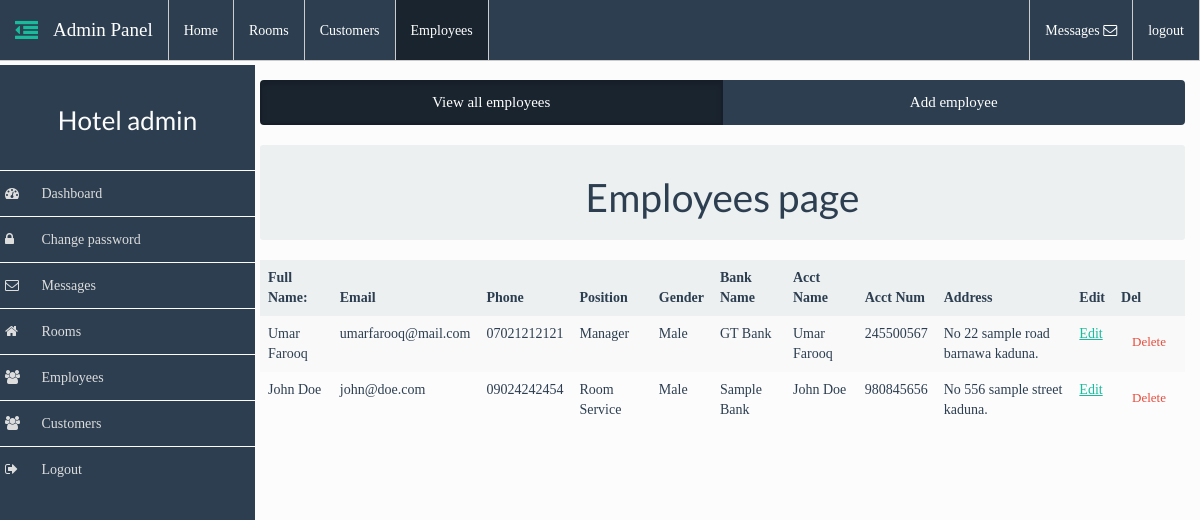
/admin/admin.php?action=employees (signed in), run on the app's committed database.
### tables this page shows
CREATE TABLE `employee` (
  `employee_id` int(11) NOT NULL,
  `fullname` varchar(150) NOT NULL,
  `email` varchar(50) NOT NULL,
  `phone` varchar(20) NOT NULL,
  `position` text NOT NULL,
  `gender` text NOT NULL,
  `bank_name` text NOT NULL,
  `account_name` text NOT NULL,
  `account_number` int(50) NOT NULL,
  `address` varchar(100) NOT NULL
);

### admin/includes/employees.php (the view, shortened to what this page needs)
<div class="row">
	<div class="col-md-12">
		<div class="btn-group btn-group-justified">
		  <a href="admin.php?action=employees" class="btn btn-primary active">View all employees</a>
		  <a href="admin.php?action=add_employee" class="btn btn-primary">Add employee</a>
		</div>
	</div>
</div>
<br>
<div class="row">
	<div class="col-md-12">
		<header class="text-center">
			<div class="well well-sm">
				<h1>Employees page</h1>
			</div>
		</header>
	</div>
</div>
<div class="row">
	<div class="col-md-12">
		<table class="table table-striped ">
			<thead>
				<tr class="active">
					<th>Full Name:</th>
					<th>Email</th>
					<th>Phone</th>
					<th>Position</th>
					<th>Gender</th>
					<th>Bank Name</th>
					<th>Acct Name</th>
					<th>Acct Num</th>
					<th>Address</th>
					<th>Edit</th>
					<th>Del</th>
				</tr>
			</thead>
			<tbody>
				<?php
					$sql = "SELECT * FROM `employee`";
					$r_sql = mysqli_query($dbc, $sql);
					while($row = mysqli_fetch_array($r_sql)){
						$employee_id = $row['employee_id'];
						$fullname = $row['fullname'];
						$email = $row['email'];
						$phone = $row['phone'];
						$position = $row['position'];
						$gender = $row['gender'];
						$bank_name = $row['bank_name'];
						$account_name = $row['account_name'];
						$account_number = $row['account_number'];
						$address = $row['address'];
				?>
				<tr>
					<td><?php echo ucfirst($fullname); ?></td>
					<td><?php echo $email; ?></td>
					<td><?php echo $phone; ?></td>
					<td><?php echo $position; ?></td>
					<td><?php echo ucfirst($gender); ?></td>
					<td><?php echo ucfirst($bank_name); ?></td>
					<td><?php echo ucfirst($account_name); ?></td>
					<td><?php echo ucfirst($account_number); ?></td>
					<td><?php echo ucfirst($address); ?></td>
					<td><a href="admin.php?action=edit_employee&edit_id=<?php echo $employee_id; ?>">Edit</a></td>
					<td>
						<form action="" role="form" name="deleteemployee" method="POST">
							<button type="button" class="btn btn-sm btn-link text-danger btn-block hidden-print" name="delete" onclick="setDeleteAction()">Delete
							</button>
						</form>
					</td>
				</tr>
				<?php } ?>
			</tbody>
		</table>
	</div>
</div>

### assets/css/sidebar.css (style rules this page uses)
* { box-sizing: border-box; -webkit-box-sizing: border-box; -moz-box-sizing: border-box; }
body { padding-top: 55px; }

### assets/css/styles.css (style rules this page uses)
* { -webkit-box-sizing: border-box; box-sizing: border-box; }
body { font-family: ubuntu; font-size: 140%; -webkit-box-sizing: border-box; box-sizing: border-box; background-color: #fcfcfc; padding-top: 65px; }

### data on the page
employee: fullname "Umar Farooq", email "umarfarooq@mail.com", phone "07021212121", position "Manager", gender "Male", bank_name "GT Bank", account_name "Umar Farooq", account_number "245500567", address "No 22 sample road barnawa kaduna."
employee: fullname "John Doe", email "john@doe.com", phone "09024242454", position "Room Service", gender "Male", bank_name "Sample Bank", account_name "John Doe", account_number "980845656", address "No 556 sample street kaduna."

### other printed values
$_SESSION['admin'] "admin"
